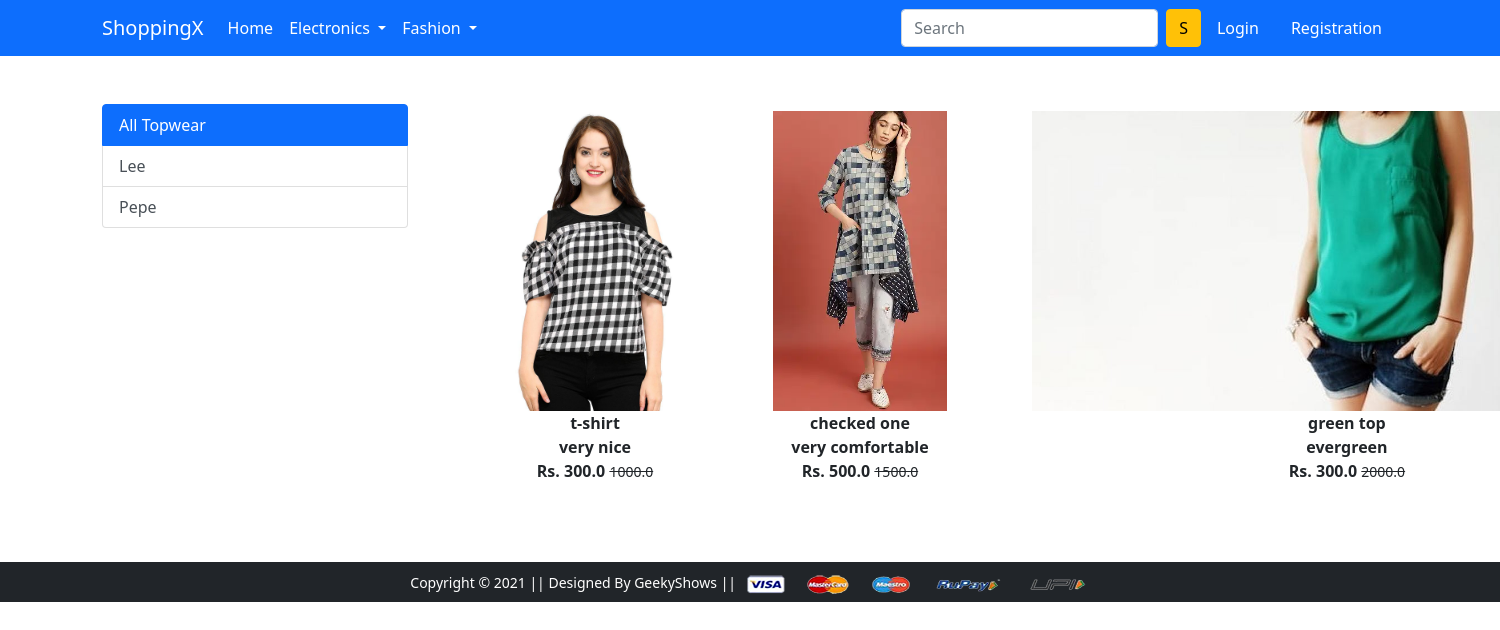
Screenshot of /topwear/ with the database file from the repository.
### app/models.py (models this page shows, shortened)
class Product(models.Model):
    title = models.CharField(max_length=70)
    selling_price = models.FloatField(max_length=100)
    discounted_price = models.FloatField(max_length=70)
    description = models.TextField()
    brand = models.CharField(max_length=70)
    product_image = models.ImageField(upload_to='productimg')
    category = models.CharField(max_length=2,choices=CATEGORY_CHOICES)

### app/views.py (the view)
# urls.py: path('topwear/', views.Topwear, name='topwear'),
def Topwear(request, data=None):
    if data == None:
     topwear=Product.objects.filter(category='TW')
    elif data == 'Lee' or data == 'pepe':
        topwear = Product.objects.filter(category='TW').filter(brand=data)
    return render(request, 'app/topwear.html', {'topwear':topwear})

### app/templates/app/topwear.html (shortened to what this page needs)
{% extends 'app/base.html' %}
{% load static %}
{% block main-content %}
<div class="container my-5">
 <div class="row">
  <div class="col-sm-3">
   <div class="list-group">
  <a href="{% url 'topwear'  %}" class="list-group-item list-group-item-action active">All Topwear</a>
  <a href="{% url 'topweardata' 'Lee' %}" class="list-group-item list-group-item-action">Lee</a>
  <a href="{% url 'topweardata' 'pepe' %}" class="list-group-item list-group-item-action">Pepe</a>
</div>
  </div>
  <div class="col-sm-8">
      <div class="row">
          {% for tw in topwear %}
          <div class="col-sm-4 text-center mb-4">
              <a href="{% url 'product-detail' tw.id %}" class="btn"><div class="item">
                  <img src="{{tw.product_image.url}}" height="300" alt="" class="">
              <div class="fw-bold">{{tw.title}}</div>
              <div class="fw-bold">{{tw.description}}</div>
              <div class="fw-bold">Rs. {{tw.discounted_price}}
                  <small class="fw-light text-decoration-line-through">{{tw.selling_price}}</small> </div>
              </div>
          </a>
          </div>
            {% endfor %}
      </div>
  </div>
 </div>
</div>
{% endblock main-content %}

### rows the page displays
Product: product_image (picture), title "t-shirt", description "very nice", discounted_price "300.0", selling_price "1000.0"
Product: product_image (picture), title "checked one", description "very comfortable", discounted_price "500.0", selling_price "1500.0"
Product: product_image (picture), title "green top", description "evergreen", discounted_price "300.0", selling_price "2000.0"
